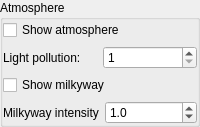
           <widget class="QGroupBox" name="atmosphereGroupBox">
            <property name="title">
             <string>Atmosphere</string>
            </property>
            <layout class="QVBoxLayout" name="verticalLayout_3">
             <property name="leftMargin">
              <number>0</number>
             </property>
             <property name="topMargin">
              <number>0</number>
             </property>
             <property name="rightMargin">
              <number>0</number>
             </property>
             <property name="bottomMargin">
              <number>0</number>
             </property>
             <item>
              <widget class="QCheckBox" name="showAtmosphereCheckBox">
               <property name="text">
                <string>Show atmosphere</string>
               </property>
              </widget>
             </item>
             <item>
              <layout class="QHBoxLayout" name="_2">
               <item>
                <widget class="QLabel" name="label_4">
                 <property name="text">
                  <string>Light pollution: </string>
                 </property>
                </widget>
               </item>
               <item>
                <widget class="QSpinBox" name="lightPollutionSpinBox">
                 <property name="minimum">
                  <number>1</number>
                 </property>
                 <property name="maximum">
                  <number>9</number>
                 </property>
                 <property name="value">
                  <number>1</number>
                 </property>
                </widget>
               </item>
              </layout>
             </item>
             <item>
              <widget class="QCheckBox" name="chMilkyway">
               <property name="text">
                <string>Show milkyway</string>
               </property>
              </widget>
             </item>
             <item>
              <layout class="QHBoxLayout" name="horizontalLayout_5">
               <item>
                <widget class="QLabel" name="lblMikyway">
                 <property name="text">
                  <string>Milkyway intensity</string>
                 </property>
                </widget>
               </item>
               <item>
                <widget class="QDoubleSpinBox" name="spMilkyway">
                 <property name="decimals">
                  <number>1</number>
                 </property>
                 <property name="maximum">
                  <double>5.000000000000000</double>
                 </property>
                 <property name="singleStep">
                  <double>0.200000000000000</double>
                 </property>
                 <property name="value">
                  <double>1.000000000000000</double>
                 </property>
                </widget>
               </item>
              </layout>
             </item>
             <item>
              <spacer name="verticalSpacer_2">
               <property name="orientation">
                <enum>Qt::Vertical</enum>
               </property>
               <property name="sizeType">
                <enum>QSizePolicy::Expanding</enum>
               </property>
               <property name="sizeHint" stdset="0">
                <size>
                 <width>20</width>
                 <height>0</height>
                </size>
               </property>
              </spacer>
             </item>
            </layout>
           </widget>
